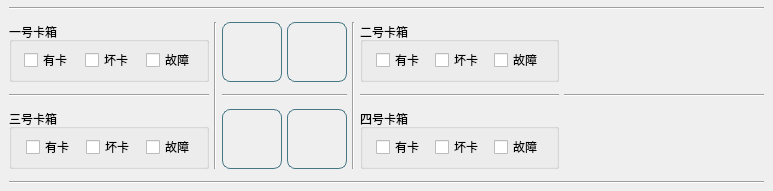
<?xml version="1.0" encoding="UTF-8"?>
<ui version="4.0">
 <class>FormCardMgr</class>
 <widget class="QWidget" name="FormCardMgr">
  <property name="geometry">
   <rect>
    <x>0</x>
    <y>0</y>
    <width>773</width>
    <height>191</height>
   </rect>
  </property>
  <property name="windowTitle">
   <string>Form</string>
  </property>
  <property name="styleSheet">
   <string notr="true"/>
  </property>
  <layout class="QGridLayout" name="gridLayout_5" rowstretch="0,2,0,2,0" rowminimumheight="0,2,0,2,0">
   <property name="leftMargin">
    <number>9</number>
   </property>
   <property name="topMargin">
    <number>0</number>
   </property>
   <property name="rightMargin">
    <number>9</number>
   </property>
   <property name="bottomMargin">
    <number>0</number>
   </property>
   <property name="spacing">
    <number>5</number>
   </property>
   <item row="0" column="0" colspan="6">
    <widget class="Line" name="line">
     <property name="orientation">
      <enum>Qt::Horizontal</enum>
     </property>
    </widget>
   </item>
   <item row="3" column="2">
    <layout class="QHBoxLayout" name="horizontalLayout">
     <item>
      <widget class="QLabel" name="label_3">
       <property name="minimumSize">
        <size>
         <width>60</width>
         <height>60</height>
        </size>
       </property>
       <property name="maximumSize">
        <size>
         <width>60</width>
         <height>60</height>
        </size>
       </property>
       <property name="styleSheet">
        <string notr="true">border-image: url(:/images/image/Reader.png);
     background-color: qlineargradient(x1:0, y1:0, x2:0, y2:1,
                                       stop:0 #353B43, stop:1 #151A20);
     color: white;
     padding-left: 4px;
     border: 1px solid #447684;
	 border-radius:8px;</string>
       </property>
       <property name="text">
        <string/>
       </property>
      </widget>
     </item>
     <item>
      <widget class="QLabel" name="label_4">
       <property name="minimumSize">
        <size>
         <width>60</width>
         <height>60</height>
        </size>
       </property>
       <property name="maximumSize">
        <size>
         <width>60</width>
         <height>60</height>
        </size>
       </property>
       <property name="styleSheet">
        <string notr="true">border-image: url(:/images/image/redbutton.png);
     background-color: qlineargradient(x1:0, y1:0, x2:0, y2:1,
                                       stop:0 #353B43, stop:1 #151A20);
     color: white;
     padding-left: 4px;
     border: 1px solid #447684;
	 border-radius:8px;</string>
       </property>
       <property name="text">
        <string/>
       </property>
      </widget>
     </item>
    </layout>
   </item>
   <item row="1" column="2">
    <layout class="QHBoxLayout" name="horizontalLayout_2" stretch="1,1">
     <item>
      <widget class="QLabel" name="label">
       <property name="minimumSize">
        <size>
         <width>60</width>
         <height>60</height>
        </size>
       </property>
       <property name="maximumSize">
        <size>
         <width>60</width>
         <height>60</height>
        </size>
       </property>
       <property name="styleSheet">
        <string notr="true">border-image: url(:/images/image/Reader.png);
     background-color: qlineargradient(x1:0, y1:0, x2:0, y2:1,
                                       stop:0 #353B43, stop:1 #151A20);
     color: white;
     padding-left: 4px;
     border: 1px solid #447684;
	 border-radius:8px;</string>
       </property>
       <property name="text">
        <string/>
       </property>
      </widget>
     </item>
     <item>
      <widget class="QLabel" name="label_2">
       <property name="minimumSize">
        <size>
         <width>60</width>
         <height>60</height>
        </size>
       </property>
       <property name="maximumSize">
        <size>
         <width>60</width>
         <height>60</height>
        </size>
       </property>
       <property name="styleSheet">
        <string notr="true">border-image: url(:/images/image/redbutton.png);
     background-color: qlineargradient(x1:0, y1:0, x2:0, y2:1,
                                       stop:0 #353B43, stop:1 #151A20);
     color: white;
     padding-left: 4px;
     border: 1px solid #447684;
	 border-radius:8px;</string>
       </property>
       <property name="text">
        <string/>
       </property>
      </widget>
     </item>
    </layout>
   </item>
   <item row="4" column="0" colspan="6">
    <widget class="Line" name="line_2">
     <property name="orientation">
      <enum>Qt::Horizontal</enum>
     </property>
    </widget>
   </item>
   <item row="1" column="1" rowspan="3">
    <widget class="Line" name="line_3">
     <property name="orientation">
      <enum>Qt::Vertical</enum>
     </property>
    </widget>
   </item>
   <item row="2" column="0">
    <widget class="Line" name="line_5">
     <property name="orientation">
      <enum>Qt::Horizontal</enum>
     </property>
    </widget>
   </item>
   <item row="2" column="5">
    <widget class="Line" name="line_6">
     <property name="orientation">
      <enum>Qt::Horizontal</enum>
     </property>
    </widget>
   </item>
   <item row="2" column="2">
    <widget class="Line" name="line_7">
     <property name="orientation">
      <enum>Qt::Horizontal</enum>
     </property>
    </widget>
   </item>
   <item row="1" column="0">
    <widget class="QGroupBox" name="groupBox">
     <property name="font">
      <font>
       <family>Times New Roman</family>
       <pointsize>9</pointsize>
       <weight>50</weight>
       <bold>false</bold>
      </font>
     </property>
     <property name="title">
      <string>一号卡箱</string>
     </property>
     <layout class="QVBoxLayout" name="verticalLayout">
      <property name="spacing">
       <number>2</number>
      </property>
      <property name="leftMargin">
       <number>4</number>
      </property>
      <property name="topMargin">
       <number>0</number>
      </property>
      <property name="rightMargin">
       <number>0</number>
      </property>
      <property name="bottomMargin">
       <number>0</number>
      </property>
      <item>
       <layout class="QHBoxLayout" name="horizontalLayout_3">
        <property name="spacing">
         <number>3</number>
        </property>
        <item>
         <widget class="QCheckBox" name="cbHasCard1">
          <property name="maximumSize">
           <size>
            <width>50</width>
            <height>16777215</height>
           </size>
          </property>
          <property name="text">
           <string>有卡</string>
          </property>
         </widget>
        </item>
        <item>
         <widget class="QCheckBox" name="cbBadCard1">
          <property name="maximumSize">
           <size>
            <width>50</width>
            <height>16777215</height>
           </size>
          </property>
          <property name="text">
           <string>坏卡</string>
          </property>
         </widget>
        </item>
        <item>
         <widget class="QCheckBox" name="cbException1">
          <property name="maximumSize">
           <size>
            <width>50</width>
            <height>16777215</height>
           </size>
          </property>
          <property name="text">
           <string>故障</string>
          </property>
         </widget>
        </item>
       </layout>
      </item>
     </layout>
    </widget>
   </item>
   <item row="1" column="4">
    <widget class="QGroupBox" name="groupBox1">
     <property name="font">
      <font>
       <family>Times New Roman</family>
       <pointsize>9</pointsize>
       <weight>50</weight>
       <bold>false</bold>
      </font>
     </property>
     <property name="title">
      <string>二号卡箱</string>
     </property>
     <layout class="QVBoxLayout" name="verticalLayout_3">
      <property name="spacing">
       <number>2</number>
      </property>
      <property name="leftMargin">
       <number>4</number>
      </property>
      <property name="topMargin">
       <number>0</number>
      </property>
      <property name="rightMargin">
       <number>0</number>
      </property>
      <property name="bottomMargin">
       <number>0</number>
      </property>
      <item>
       <layout class="QHBoxLayout" name="horizontalLayout_13">
        <property name="spacing">
         <number>0</number>
        </property>
        <item>
         <widget class="QCheckBox" name="cbHasCard2">
          <property name="maximumSize">
           <size>
            <width>50</width>
            <height>16777215</height>
           </size>
          </property>
          <property name="text">
           <string>有卡</string>
          </property>
         </widget>
        </item>
        <item>
         <widget class="QCheckBox" name="cbBadCard2">
          <property name="maximumSize">
           <size>
            <width>50</width>
            <height>16777215</height>
           </size>
          </property>
          <property name="text">
           <string>坏卡</string>
          </property>
         </widget>
        </item>
        <item>
         <widget class="QCheckBox" name="cbException2">
          <property name="maximumSize">
           <size>
            <width>50</width>
            <height>16777215</height>
           </size>
          </property>
          <property name="text">
           <string>故障</string>
          </property>
         </widget>
        </item>
       </layout>
      </item>
     </layout>
    </widget>
   </item>
   <item row="3" column="0">
    <widget class="QGroupBox" name="groupBox_3">
     <property name="font">
      <font>
       <family>Times New Roman</family>
       <pointsize>9</pointsize>
       <weight>50</weight>
       <bold>false</bold>
      </font>
     </property>
     <property name="title">
      <string>三号卡箱</string>
     </property>
     <layout class="QVBoxLayout" name="verticalLayout_7">
      <property name="spacing">
       <number>2</number>
      </property>
      <property name="leftMargin">
       <number>4</number>
      </property>
      <property name="topMargin">
       <number>0</number>
      </property>
      <property name="rightMargin">
       <number>0</number>
      </property>
      <property name="bottomMargin">
       <number>0</number>
      </property>
      <item>
       <layout class="QHBoxLayout" name="horizontalLayout_25">
        <property name="spacing">
         <number>0</number>
        </property>
        <item>
         <widget class="QCheckBox" name="cbHasCard3">
          <property name="maximumSize">
           <size>
            <width>50</width>
            <height>16777215</height>
           </size>
          </property>
          <property name="text">
           <string>有卡</string>
          </property>
         </widget>
        </item>
        <item>
         <widget class="QCheckBox" name="cbBadCard3">
          <property name="maximumSize">
           <size>
            <width>50</width>
            <height>16777215</height>
           </size>
          </property>
          <property name="text">
           <string>坏卡</string>
          </property>
         </widget>
        </item>
        <item>
         <widget class="QCheckBox" name="cbException3">
          <property name="maximumSize">
           <size>
            <width>50</width>
            <height>16777215</height>
           </size>
          </property>
          <property name="text">
           <string>故障</string>
          </property>
         </widget>
        </item>
       </layout>
      </item>
     </layout>
    </widget>
   </item>
   <item row="2" column="4">
    <widget class="Line" name="line_4">
     <property name="orientation">
      <enum>Qt::Horizontal</enum>
     </property>
    </widget>
   </item>
   <item row="1" column="3" rowspan="3">
    <widget class="Line" name="line_8">
     <property name="orientation">
      <enum>Qt::Vertical</enum>
     </property>
    </widget>
   </item>
   <item row="3" column="4">
    <widget class="QGroupBox" name="groupBox_2">
     <property name="font">
      <font>
       <family>Times New Roman</family>
       <pointsize>9</pointsize>
       <weight>50</weight>
       <bold>false</bold>
      </font>
     </property>
     <property name="title">
      <string>四号卡箱</string>
     </property>
     <layout class="QVBoxLayout" name="verticalLayout_6">
      <property name="spacing">
       <number>2</number>
      </property>
      <property name="leftMargin">
       <number>4</number>
      </property>
      <property name="topMargin">
       <number>0</number>
      </property>
      <property name="rightMargin">
       <number>0</number>
      </property>
      <property name="bottomMargin">
       <number>0</number>
      </property>
      <item>
       <layout class="QHBoxLayout" name="horizontalLayout_22">
        <property name="spacing">
         <number>0</number>
        </property>
        <item>
         <widget class="QCheckBox" name="cbHasCard4">
          <property name="maximumSize">
           <size>
            <width>50</width>
            <height>16777215</height>
           </size>
          </property>
          <property name="text">
           <string>有卡</string>
          </property>
         </widget>
        </item>
        <item>
         <widget class="QCheckBox" name="cbBadCard4">
          <property name="maximumSize">
           <size>
            <width>50</width>
            <height>16777215</height>
           </size>
          </property>
          <property name="text">
           <string>坏卡</string>
          </property>
         </widget>
        </item>
        <item>
         <widget class="QCheckBox" name="cbException4">
          <property name="maximumSize">
           <size>
            <width>50</width>
            <height>16777215</height>
           </size>
          </property>
          <property name="text">
           <string>故障</string>
          </property>
         </widget>
        </item>
       </layout>
      </item>
     </layout>
    </widget>
   </item>
  </layout>
 </widget>
 <resources/>
 <connections/>
</ui>
